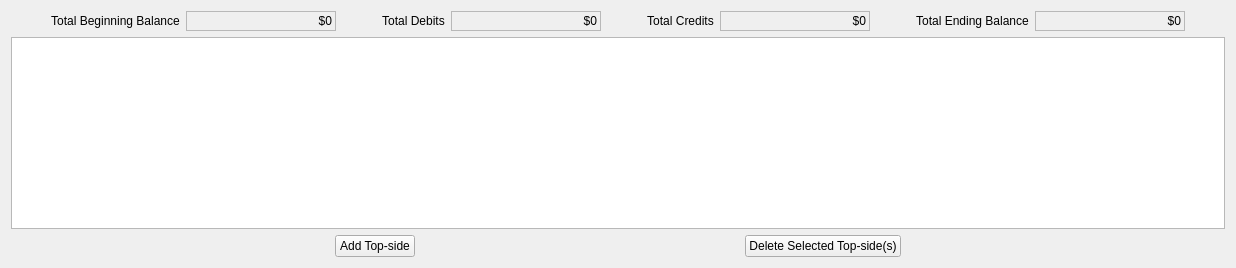
          <widget class="QWidget" name="topSidesTab">
           <attribute name="title">
            <string>Top-Sides</string>
           </attribute>
           <layout class="QVBoxLayout" name="verticalLayout_8">
            <item>
             <layout class="QVBoxLayout" name="verticalLayout_7">
              <item>
               <layout class="QHBoxLayout" name="horizontalLayout_10">
                <item>
                 <spacer name="horizontalSpacer_15">
                  <property name="orientation">
                   <enum>Qt::Horizontal</enum>
                  </property>
                  <property name="sizeHint" stdset="0">
                   <size>
                    <width>40</width>
                    <height>20</height>
                   </size>
                  </property>
                 </spacer>
                </item>
                <item>
                 <widget class="QLabel" name="label_4">
                  <property name="text">
                   <string>Total Beginning Balance</string>
                  </property>
                  <property name="alignment">
                   <set>Qt::AlignCenter</set>
                  </property>
                 </widget>
                </item>
                <item>
                 <widget class="QLabel" name="totalTopSidesBeginning">
                  <property name="minimumSize">
                   <size>
                    <width>150</width>
                    <height>0</height>
                   </size>
                  </property>
                  <property name="maximumSize">
                   <size>
                    <width>200</width>
                    <height>16777215</height>
                   </size>
                  </property>
                  <property name="frameShape">
                   <enum>QFrame::StyledPanel</enum>
                  </property>
                  <property name="text">
                   <string>$0</string>
                  </property>
                  <property name="alignment">
                   <set>Qt::AlignRight|Qt::AlignTrailing|Qt::AlignVCenter</set>
                  </property>
                 </widget>
                </item>
                <item>
                 <spacer name="horizontalSpacer_16">
                  <property name="orientation">
                   <enum>Qt::Horizontal</enum>
                  </property>
                  <property name="sizeHint" stdset="0">
                   <size>
                    <width>40</width>
                    <height>20</height>
                   </size>
                  </property>
                 </spacer>
                </item>
                <item>
                 <widget class="QLabel" name="label_5">
                  <property name="text">
                   <string>Total Debits</string>
                  </property>
                  <property name="alignment">
                   <set>Qt::AlignCenter</set>
                  </property>
                 </widget>
                </item>
                <item>
                 <widget class="QLabel" name="totalTopSidesDebits">
                  <property name="minimumSize">
                   <size>
                    <width>150</width>
                    <height>0</height>
                   </size>
                  </property>
                  <property name="maximumSize">
                   <size>
                    <width>200</width>
                    <height>16777215</height>
                   </size>
                  </property>
                  <property name="frameShape">
                   <enum>QFrame::StyledPanel</enum>
                  </property>
                  <property name="text">
                   <string>$0</string>
                  </property>
                  <property name="alignment">
                   <set>Qt::AlignRight|Qt::AlignTrailing|Qt::AlignVCenter</set>
                  </property>
                 </widget>
                </item>
                <item>
                 <spacer name="horizontalSpacer_17">
                  <property name="orientation">
                   <enum>Qt::Horizontal</enum>
                  </property>
                  <property name="sizeHint" stdset="0">
                   <size>
                    <width>40</width>
                    <height>20</height>
                   </size>
                  </property>
                 </spacer>
                </item>
                <item>
                 <widget class="QLabel" name="label_6">
                  <property name="text">
                   <string>Total Credits</string>
                  </property>
                  <property name="alignment">
                   <set>Qt::AlignCenter</set>
                  </property>
                 </widget>
                </item>
                <item>
                 <widget class="QLabel" name="totalTopSidesCredits">
                  <property name="minimumSize">
                   <size>
                    <width>150</width>
                    <height>0</height>
                   </size>
                  </property>
                  <property name="maximumSize">
                   <size>
                    <width>200</width>
                    <height>16777215</height>
                   </size>
                  </property>
                  <property name="frameShape">
                   <enum>QFrame::StyledPanel</enum>
                  </property>
                  <property name="text">
                   <string>$0</string>
                  </property>
                  <property name="alignment">
                   <set>Qt::AlignRight|Qt::AlignTrailing|Qt::AlignVCenter</set>
                  </property>
                 </widget>
                </item>
                <item>
                 <spacer name="horizontalSpacer_19">
                  <property name="orientation">
                   <enum>Qt::Horizontal</enum>
                  </property>
                  <property name="sizeHint" stdset="0">
                   <size>
                    <width>40</width>
                    <height>20</height>
                   </size>
                  </property>
                 </spacer>
                </item>
                <item>
                 <widget class="QLabel" name="label_11">
                  <property name="text">
                   <string>Total Ending Balance</string>
                  </property>
                  <property name="alignment">
                   <set>Qt::AlignCenter</set>
                  </property>
                 </widget>
                </item>
                <item>
                 <widget class="QLabel" name="totalTopSidesEnding">
                  <property name="minimumSize">
                   <size>
                    <width>150</width>
                    <height>0</height>
                   </size>
                  </property>
                  <property name="maximumSize">
                   <size>
                    <width>200</width>
                    <height>16777215</height>
                   </size>
                  </property>
                  <property name="frameShape">
                   <enum>QFrame::StyledPanel</enum>
                  </property>
                  <property name="text">
                   <string>$0</string>
                  </property>
                  <property name="alignment">
                   <set>Qt::AlignRight|Qt::AlignTrailing|Qt::AlignVCenter</set>
                  </property>
                 </widget>
                </item>
                <item>
                 <spacer name="horizontalSpacer_18">
                  <property name="orientation">
                   <enum>Qt::Horizontal</enum>
                  </property>
                  <property name="sizeHint" stdset="0">
                   <size>
                    <width>40</width>
                    <height>20</height>
                   </size>
                  </property>
                 </spacer>
                </item>
               </layout>
              </item>
              <item>
               <widget class="QTableView" name="Top_Sides">
                <property name="alternatingRowColors">
                 <bool>true</bool>
                </property>
                <property name="selectionMode">
                 <enum>QAbstractItemView::ExtendedSelection</enum>
                </property>
                <property name="selectionBehavior">
                 <enum>QAbstractItemView::SelectRows</enum>
                </property>
                <property name="sortingEnabled">
                 <bool>true</bool>
                </property>
               </widget>
              </item>
              <item>
               <layout class="QHBoxLayout" name="horizontalLayout_6">
                <item>
                 <spacer name="horizontalSpacer_13">
                  <property name="orientation">
                   <enum>Qt::Horizontal</enum>
                  </property>
                  <property name="sizeHint" stdset="0">
                   <size>
                    <width>40</width>
                    <height>20</height>
                   </size>
                  </property>
                 </spacer>
                </item>
                <item>
                 <widget class="QPushButton" name="addTopSideButton">
                  <property name="text">
                   <string>Add Top-side</string>
                  </property>
                 </widget>
                </item>
                <item>
                 <spacer name="horizontalSpacer_12">
                  <property name="orientation">
                   <enum>Qt::Horizontal</enum>
                  </property>
                  <property name="sizeHint" stdset="0">
                   <size>
                    <width>40</width>
                    <height>20</height>
                   </size>
                  </property>
                 </spacer>
                </item>
                <item>
                 <widget class="QPushButton" name="deleteTopSideButton">
                  <property name="text">
                   <string>Delete Selected Top-side(s)</string>
                  </property>
                 </widget>
                </item>
                <item>
                 <spacer name="horizontalSpacer_14">
                  <property name="orientation">
                   <enum>Qt::Horizontal</enum>
                  </property>
                  <property name="sizeHint" stdset="0">
                   <size>
                    <width>40</width>
                    <height>20</height>
                   </size>
                  </property>
                 </spacer>
                </item>
               </layout>
              </item>
             </layout>
            </item>
           </layout>
          </widget>
